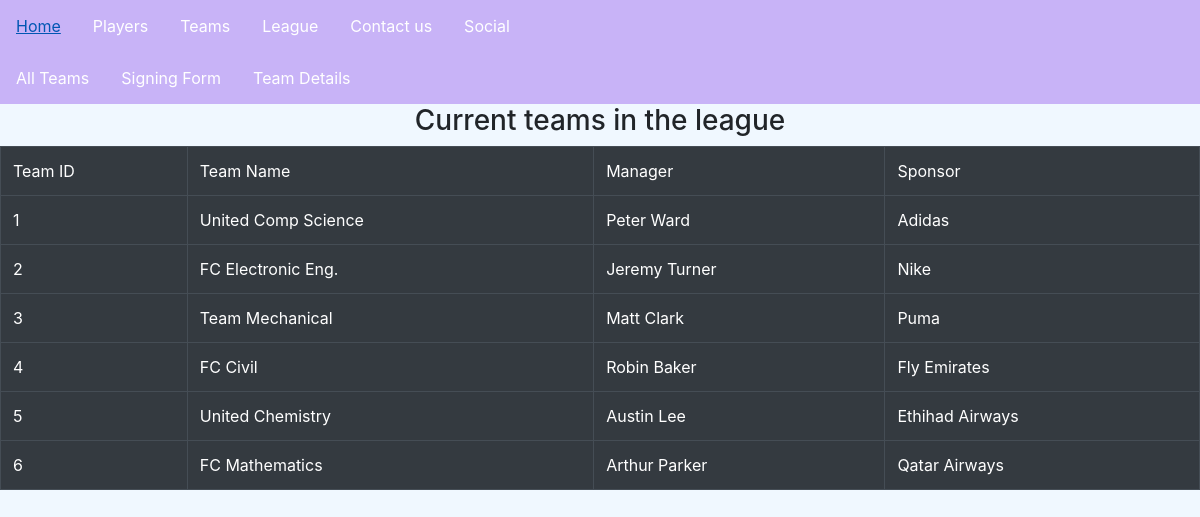
Screenshot of /teams/ with the database file from the repository.
### team/models.py (models this page shows, shortened)
class Team(models.Model):
    teamID = models.PositiveIntegerField(unique=True)
    teamName = models.CharField(max_length=100,unique=True)
    managerName = models.CharField(max_length=100)
    teamSponsor = models.CharField(max_length=100)

### team/views.py (the view)
# urls.py: path('', views.show_teams, name="show_teams"),
def show_teams(request):
    context = {}
    context["teams"] = Team.objects.all()
    return render(request, "team/show_teams.html",context)

### team/templates/team/show_teams.html (shortened to what this page needs)
{% extends "base.html" %}
{% block content %}
{% include 'team/team_navbar.html' %}
<h3>Current teams in the league</h3>
    <table class="table table-bordered table-dark">
        <tr>
            <td>Team ID</td>
            <td>Team Name</td>
            <td>Manager</td>
            <td>Sponsor</td>
        </tr>
        {% for t in teams %}
        <tr>
        <td>{{t.teamID}}</td>
        <td>{{t.teamName}}</td>
        <td>{{t.managerName}}</td>
        <td>{{t.teamSponsor}}</td>
        </tr>
        {% endfor %}
    </table>
{% endblock content %}

### mainapp/static/main.css (style rules this page uses)
body { background-color: aliceblue; }
h3 { text-align: center; }

### rows the page displays
Team: teamID "1", teamName "United Comp Science", managerName "Peter Ward", teamSponsor "Adidas"
Team: teamID "2", teamName "FC Electronic Eng.", managerName "Jeremy Turner", teamSponsor "Nike"
Team: teamID "3", teamName "Team Mechanical", managerName "Matt Clark", teamSponsor "Puma"
Team: teamID "4", teamName "FC Civil", managerName "Robin Baker", teamSponsor "Fly Emirates"
Team: teamID "5", teamName "United Chemistry", managerName "Austin Lee", teamSponsor "Ethihad Airways"
Team: teamID "6", teamName "FC Mathematics", managerName "Arthur Parker", teamSponsor "Qatar Airways"
